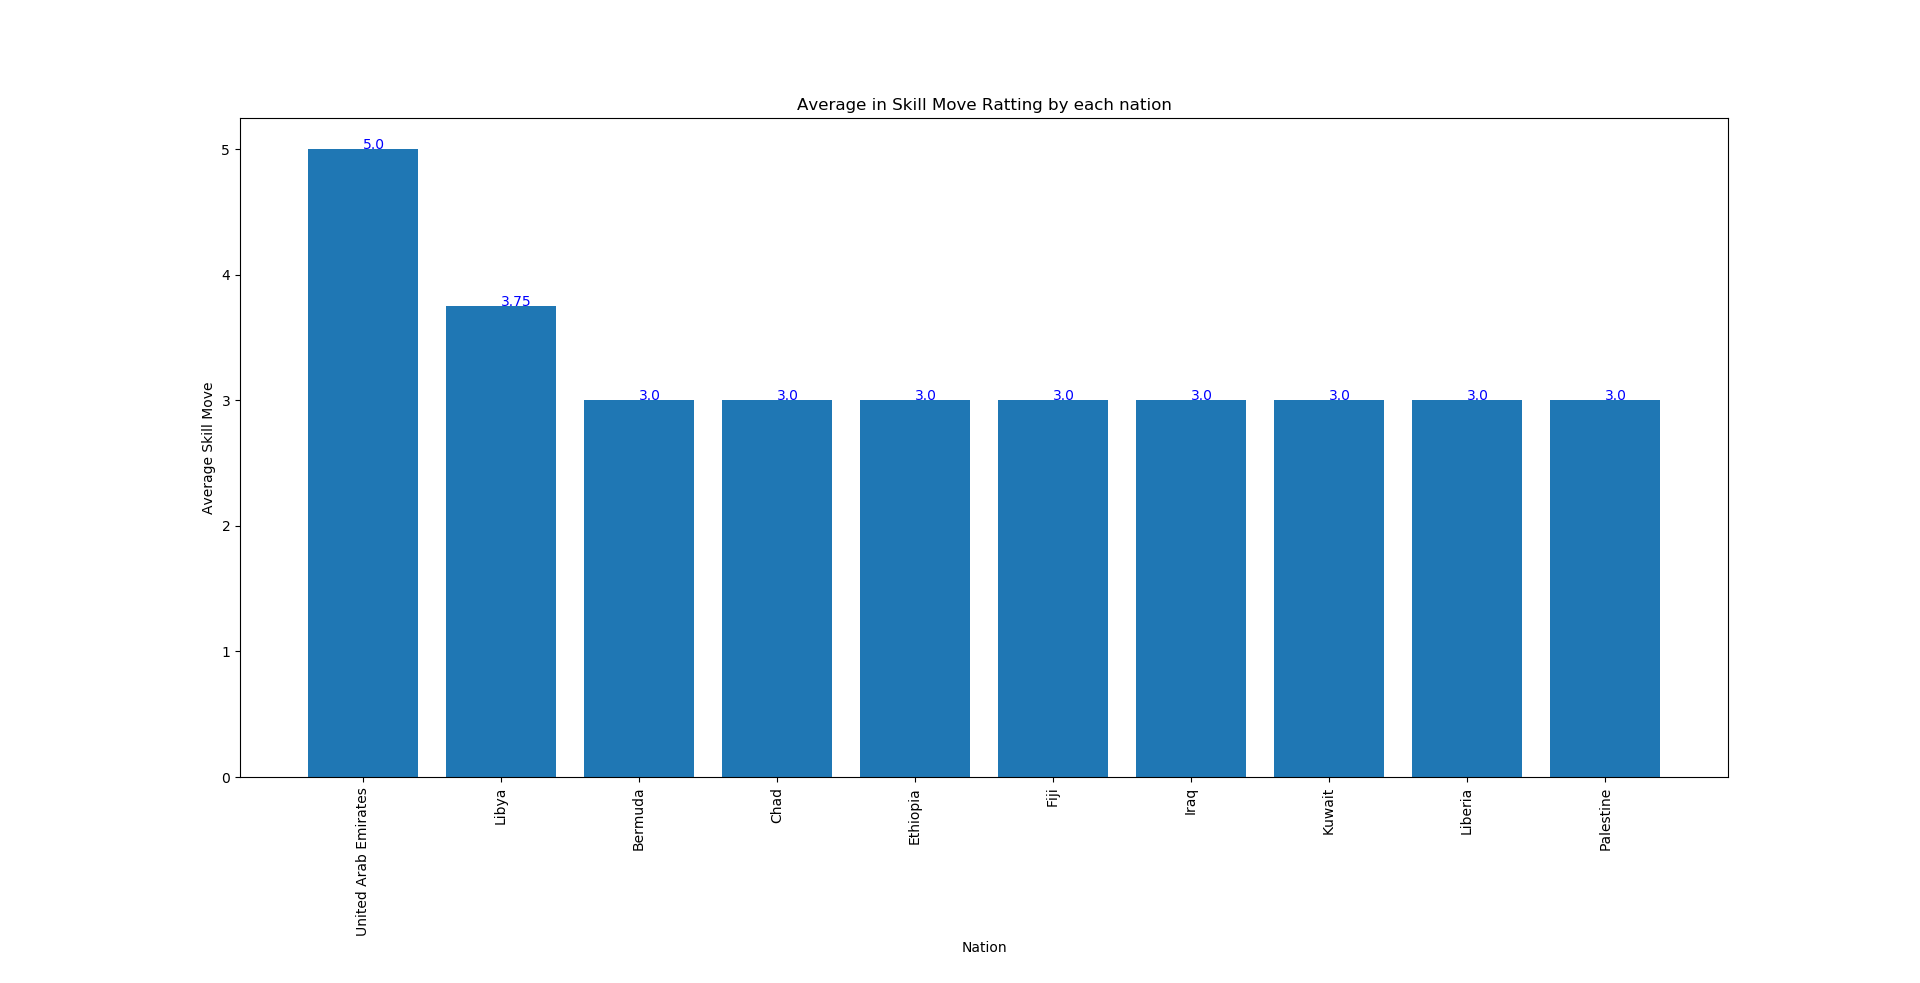

Write Python code to recreate this figure.
#Q4

import pylab as g
import pandasql as s
import pandas as p

skill_d = p.read_excel(r"C:\Users\Hp\Documents\Data Science Project\data\Football Data New Excel Format.xlsx","Skill")
nation = p.read_excel(r"C:\Users\Hp\Documents\Data Science Project\data\Football Data New Excel Format.xlsx","Nation")

df = p.concat([skill_d,nation],axis=1)

mostskille = s.sqldf("Select Nationality,avg(skill)'avg_skill' from df group by Nationality Order by avg_skill desc limit 10;")
mostskille.round(2)
g.bar(mostskille.Nationality,mostskille.avg_skill)
g.xticks(rotation=90)
avg1 = list(mostskille.avg_skill)
nati = list(mostskille.Nationality)
cnt=0
while cnt<len(avg1):
    g.text(cnt,avg1[cnt],str(avg1[cnt]),color="blue")
    cnt+=1
g.xlabel("Nation")
g.ylabel("Average Skill Move")
g.title("Average in Skill Move Ratting by each nation")

g.show()
